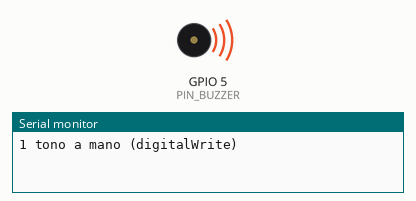
This sketch was run on a simulated ESP32-C3. Parts: buzzer (waves = sounding), the last lines printed to the serial monitor.

Above: at 0.1 s.
At 39.1 s:
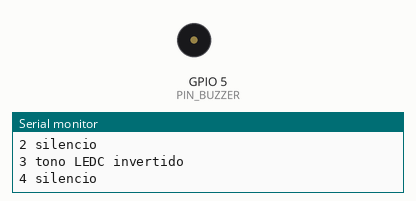
Timing chart, 0 to 40.0 s (numbered marks = the images above):
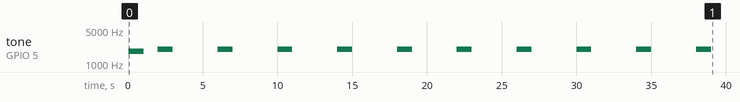

The sketch:

prueba_buzzer.ino
```cpp
// Prueba de banco del módulo de buzzer pasivo (MH-FMD) en el GPIO5 de la ESP32-C3 (el del robot desde el 03/11).
// Separa el hardware del firmware: repite cada 4 s
//   1) 1 s de tono de 2 kHz hecho a mano con digitalWrite (sin LEDC): si no suena, es el cableado o el módulo;
//   2) 1 s de silencio con el pin en ALTO (el módulo se activa por nivel bajo);
//   3) 1 s de tono de 2 kHz por LEDC con la salida invertida, igual que el firmware del robot;
//   4) 1 s de silencio.
// Cada etapa se anuncia por el puerto serie (115200). Conexión: VCC → 3V3, I/O → GPIO5, GND → GND.
// Para volver al robot, cargar otra vez firmware/keepon_fw (bash scripts/cargar_firmware.sh --local).

const uint8_t PIN_BUZZER = 5;
const uint32_t FREC_HZ = 2000;

void tono_a_mano(uint32_t ms) {
  pinMode(PIN_BUZZER, OUTPUT);
  uint32_t medio_us = 500000UL / FREC_HZ;
  uint32_t fin = millis() + ms;
  while ((int32_t)(millis() - fin) < 0) {
    digitalWrite(PIN_BUZZER, LOW);
    delayMicroseconds(medio_us);
    digitalWrite(PIN_BUZZER, HIGH);
    delayMicroseconds(medio_us);
  }
  digitalWrite(PIN_BUZZER, HIGH);       // callado = ALTO
}

void setup() {
  Serial.begin(115200);
  pinMode(PIN_BUZZER, OUTPUT);
  digitalWrite(PIN_BUZZER, HIGH);
}

void loop() {
  Serial.println("1 tono a mano (digitalWrite)");
  tono_a_mano(1000);

  Serial.println("2 silencio");
  delay(1000);

  Serial.println("3 tono LEDC invertido");
  ledcAttach(PIN_BUZZER, FREC_HZ, 10);
  ledcOutputInvert(PIN_BUZZER, true);
  ledcWriteTone(PIN_BUZZER, FREC_HZ);
  delay(1000);
  ledcWriteTone(PIN_BUZZER, 0);         // invertido: duty 0 = pin en ALTO

  Serial.println("4 silencio");
  delay(1000);
  ledcDetach(PIN_BUZZER);
  pinMode(PIN_BUZZER, OUTPUT);
  digitalWrite(PIN_BUZZER, HIGH);
}
```

Measured:
- by itself, tone on GPIO 5 (PIN_BUZZER): plays 1824 Hz for 1.0 s, 2000 Hz for 1.0 s, 2000 Hz for 1.0 s, 2000 Hz for 1.0 s, 2000 Hz for 1.0 s, 2000 Hz for 1.0 s … (11 notes in this stretch)
